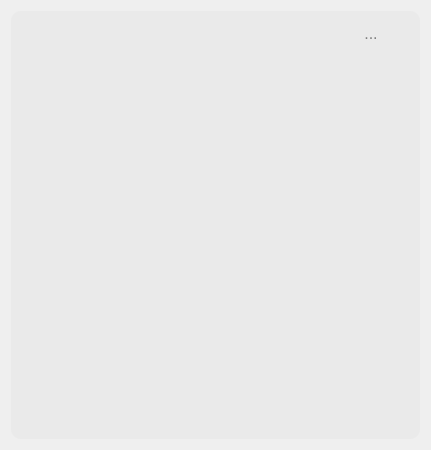
<?xml version="1.0" encoding="UTF-8"?>
<ui version="4.0">
 <class>KanbanList</class>
 <widget class="QWidget" name="KanbanList">
  <property name="geometry">
   <rect>
    <x>0</x>
    <y>0</y>
    <width>431</width>
    <height>450</height>
   </rect>
  </property>
  <property name="sizePolicy">
   <sizepolicy hsizetype="Fixed" vsizetype="Fixed">
    <horstretch>0</horstretch>
    <verstretch>0</verstretch>
   </sizepolicy>
  </property>
  <property name="windowTitle">
   <string>Form</string>
  </property>
  <layout class="QHBoxLayout" name="horizontalLayout_2">
   <item>
    <widget class="QFrame" name="frame">
     <property name="styleSheet">
      <string notr="true">QFrame {background-color: rgb(234, 234, 234);
border-radius: 10px}</string>
     </property>
     <property name="frameShape">
      <enum>QFrame::StyledPanel</enum>
     </property>
     <property name="frameShadow">
      <enum>QFrame::Raised</enum>
     </property>
     <layout class="QVBoxLayout" name="verticalLayout">
      <item>
       <layout class="QHBoxLayout" name="horizontalLayout">
        <item>
         <spacer name="horizontalSpacer">
          <property name="orientation">
           <enum>Qt::Horizontal</enum>
          </property>
          <property name="sizeHint" stdset="0">
           <size>
            <width>58</width>
            <height>20</height>
           </size>
          </property>
         </spacer>
        </item>
        <item>
         <spacer name="horizontalSpacer_2">
          <property name="orientation">
           <enum>Qt::Horizontal</enum>
          </property>
          <property name="sizeHint" stdset="0">
           <size>
            <width>40</width>
            <height>20</height>
           </size>
          </property>
         </spacer>
        </item>
        <item>
         <widget class="QPushButton" name="pushButton">
          <property name="font">
           <font>
            <pointsize>12</pointsize>
            <weight>50</weight>
            <bold>false</bold>
           </font>
          </property>
          <property name="styleSheet">
           <string notr="true">QPushButton {color: rgb(127, 127, 127)}</string>
          </property>
          <property name="text">
           <string>...</string>
          </property>
          <property name="flat">
           <bool>true</bool>
          </property>
         </widget>
        </item>
       </layout>
      </item>
      <item>
       <widget class="QListView" name="listView">
        <property name="frameShape">
         <enum>QFrame::NoFrame</enum>
        </property>
       </widget>
      </item>
     </layout>
    </widget>
   </item>
  </layout>
 </widget>
 <resources/>
 <connections/>
</ui>
